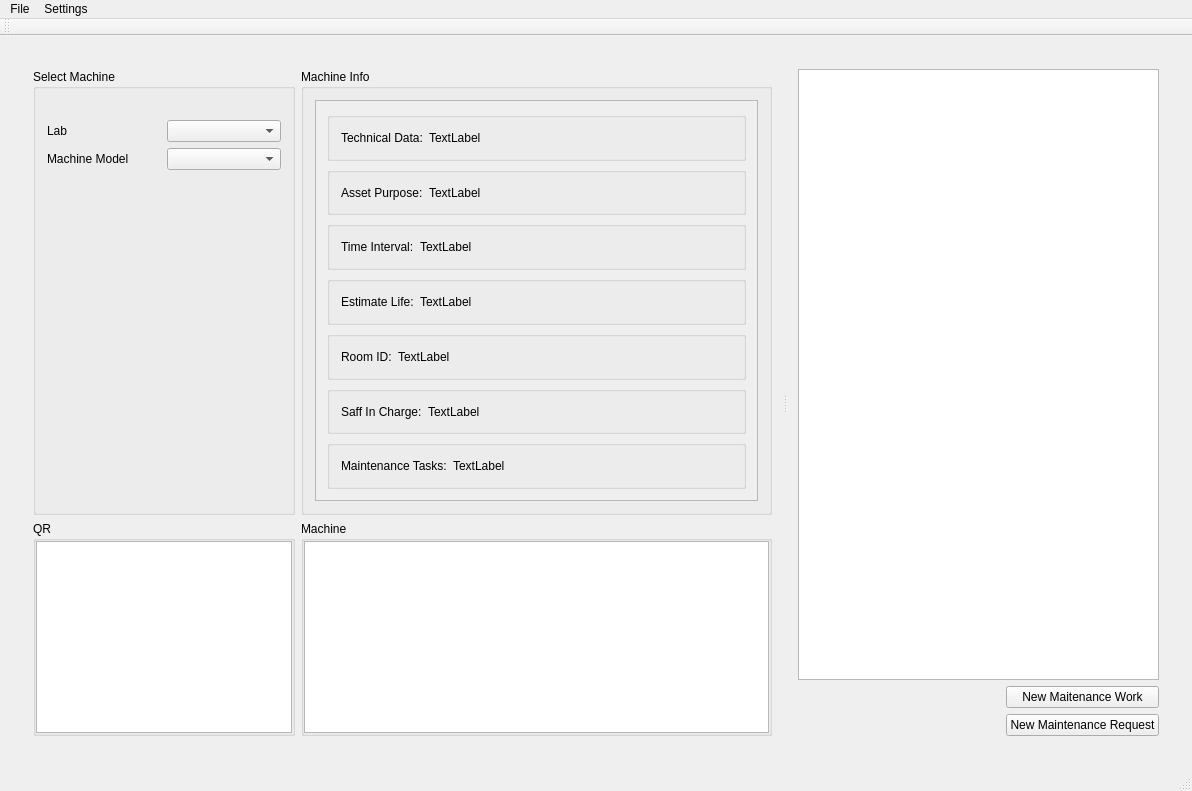
<?xml version="1.0" encoding="UTF-8"?>
<ui version="4.0">
 <class>GUIClass</class>
 <widget class="QMainWindow" name="GUIClass">
  <property name="geometry">
   <rect>
    <x>0</x>
    <y>0</y>
    <width>1192</width>
    <height>791</height>
   </rect>
  </property>
  <property name="windowTitle">
   <string>Asset Management System</string>
  </property>
  <property name="windowIcon">
   <iconset>
    <normaloff>:/GUI/Resources/logo.ico</normaloff>:/GUI/Resources/logo.ico</iconset>
  </property>
  <property name="styleSheet">
   <string notr="true"/>
  </property>
  <widget class="QWidget" name="centralWidget">
   <layout class="QVBoxLayout" name="verticalLayout_2">
    <item>
     <widget class="QStackedWidget" name="stackedWidget">
      <property name="currentIndex">
       <number>0</number>
      </property>
      <widget class="QWidget" name="page_3">
       <layout class="QVBoxLayout" name="verticalLayout_9">
        <item>
         <widget class="QSplitter" name="splitter">
          <property name="orientation">
           <enum>Qt::Horizontal</enum>
          </property>
          <widget class="QWidget" name="layoutWidget">
           <layout class="QGridLayout" name="gridLayout_3" columnstretch="0,2">
            <item row="1" column="0">
             <widget class="QGroupBox" name="groupBox_3">
              <property name="title">
               <string>QR</string>
              </property>
              <layout class="QGridLayout" name="gridLayout">
               <property name="leftMargin">
                <number>0</number>
               </property>
               <property name="topMargin">
                <number>0</number>
               </property>
               <property name="rightMargin">
                <number>0</number>
               </property>
               <property name="bottomMargin">
                <number>0</number>
               </property>
               <item row="0" column="0">
                <widget class="QGraphicsView" name="graphicsView_QR">
                 <property name="sizePolicy">
                  <sizepolicy hsizetype="MinimumExpanding" vsizetype="Minimum">
                   <horstretch>0</horstretch>
                   <verstretch>0</verstretch>
                  </sizepolicy>
                 </property>
                </widget>
               </item>
              </layout>
             </widget>
            </item>
            <item row="0" column="0">
             <widget class="QGroupBox" name="groupBox_2">
              <property name="title">
               <string>Select Machine</string>
              </property>
              <layout class="QVBoxLayout" name="verticalLayout_5">
               <item>
                <widget class="QLabel" name="Logo">
                 <property name="text">
                  <string/>
                 </property>
                </widget>
               </item>
               <item>
                <layout class="QHBoxLayout" name="horizontalLayout">
                 <item>
                  <layout class="QVBoxLayout" name="verticalLayout_4">
                   <item>
                    <widget class="QLabel" name="label_13">
                     <property name="sizePolicy">
                      <sizepolicy hsizetype="Minimum" vsizetype="Preferred">
                       <horstretch>0</horstretch>
                       <verstretch>0</verstretch>
                      </sizepolicy>
                     </property>
                     <property name="text">
                      <string>Lab</string>
                     </property>
                     <property name="margin">
                      <number>0</number>
                     </property>
                    </widget>
                   </item>
                   <item>
                    <widget class="QLabel" name="label_14">
                     <property name="sizePolicy">
                      <sizepolicy hsizetype="Minimum" vsizetype="Preferred">
                       <horstretch>0</horstretch>
                       <verstretch>0</verstretch>
                      </sizepolicy>
                     </property>
                     <property name="text">
                      <string>Machine Model</string>
                     </property>
                    </widget>
                   </item>
                  </layout>
                 </item>
                 <item>
                  <layout class="QVBoxLayout" name="verticalLayout">
                   <property name="sizeConstraint">
                    <enum>QLayout::SetDefaultConstraint</enum>
                   </property>
                   <item>
                    <widget class="QComboBox" name="comboBox_labs">
                     <property name="sizePolicy">
                      <sizepolicy hsizetype="Preferred" vsizetype="Fixed">
                       <horstretch>0</horstretch>
                       <verstretch>0</verstretch>
                      </sizepolicy>
                     </property>
                     <property name="minimumSize">
                      <size>
                       <width>0</width>
                       <height>0</height>
                      </size>
                     </property>
                     <property name="maximumSize">
                      <size>
                       <width>300</width>
                       <height>16777215</height>
                      </size>
                     </property>
                    </widget>
                   </item>
                   <item>
                    <widget class="QComboBox" name="comboBox_Machines">
                     <property name="sizePolicy">
                      <sizepolicy hsizetype="Preferred" vsizetype="Fixed">
                       <horstretch>0</horstretch>
                       <verstretch>0</verstretch>
                      </sizepolicy>
                     </property>
                     <property name="minimumSize">
                      <size>
                       <width>0</width>
                       <height>0</height>
                      </size>
                     </property>
                     <property name="maximumSize">
                      <size>
                       <width>300</width>
                       <height>16777215</height>
                      </size>
                     </property>
                    </widget>
                   </item>
                  </layout>
                 </item>
                </layout>
               </item>
               <item>
                <spacer name="verticalSpacer">
                 <property name="orientation">
                  <enum>Qt::Vertical</enum>
                 </property>
                 <property name="sizeHint" stdset="0">
                  <size>
                   <width>20</width>
                   <height>453</height>
                  </size>
                 </property>
                </spacer>
               </item>
              </layout>
             </widget>
            </item>
            <item row="1" column="1">
             <widget class="QGroupBox" name="groupBox_4">
              <property name="title">
               <string>Machine</string>
              </property>
              <layout class="QGridLayout" name="gridLayout_2">
               <property name="leftMargin">
                <number>0</number>
               </property>
               <property name="topMargin">
                <number>0</number>
               </property>
               <property name="rightMargin">
                <number>0</number>
               </property>
               <property name="bottomMargin">
                <number>0</number>
               </property>
               <item row="0" column="0">
                <widget class="QGraphicsView" name="graphicsView_Image">
                 <property name="sizePolicy">
                  <sizepolicy hsizetype="MinimumExpanding" vsizetype="Minimum">
                   <horstretch>0</horstretch>
                   <verstretch>0</verstretch>
                  </sizepolicy>
                 </property>
                </widget>
               </item>
              </layout>
             </widget>
            </item>
            <item row="0" column="1">
             <widget class="QGroupBox" name="groupBox">
              <property name="title">
               <string>Machine Info</string>
              </property>
              <layout class="QVBoxLayout" name="verticalLayout_10">
               <item>
                <widget class="QScrollArea" name="scrollArea">
                 <property name="widgetResizable">
                  <bool>true</bool>
                 </property>
                 <widget class="QWidget" name="scrollAreaWidgetContents">
                  <property name="geometry">
                   <rect>
                    <x>0</x>
                    <y>0</y>
                    <width>483</width>
                    <height>452</height>
                   </rect>
                  </property>
                  <layout class="QVBoxLayout" name="verticalLayout_6">
                   <item>
                    <widget class="QGroupBox" name="groupBox_6">
                     <property name="title">
                      <string/>
                     </property>
                     <layout class="QHBoxLayout" name="horizontalLayout_2">
                      <item>
                       <widget class="QLabel" name="label">
                        <property name="text">
                         <string>Technical Data:</string>
                        </property>
                       </widget>
                      </item>
                      <item>
                       <widget class="QLabel" name="label_tchData">
                        <property name="sizePolicy">
                         <sizepolicy hsizetype="MinimumExpanding" vsizetype="Preferred">
                          <horstretch>0</horstretch>
                          <verstretch>0</verstretch>
                         </sizepolicy>
                        </property>
                        <property name="text">
                         <string>TextLabel</string>
                        </property>
                       </widget>
                      </item>
                     </layout>
                    </widget>
                   </item>
                   <item>
                    <widget class="QGroupBox" name="groupBox_7">
                     <property name="title">
                      <string/>
                     </property>
                     <layout class="QHBoxLayout" name="horizontalLayout_7">
                      <item>
                       <widget class="QLabel" name="label_2">
                        <property name="text">
                         <string>Asset Purpose:</string>
                        </property>
                       </widget>
                      </item>
                      <item>
                       <widget class="QLabel" name="label_asstPurpose">
                        <property name="sizePolicy">
                         <sizepolicy hsizetype="MinimumExpanding" vsizetype="Preferred">
                          <horstretch>0</horstretch>
                          <verstretch>0</verstretch>
                         </sizepolicy>
                        </property>
                        <property name="text">
                         <string>TextLabel</string>
                        </property>
                       </widget>
                      </item>
                     </layout>
                    </widget>
                   </item>
                   <item>
                    <widget class="QGroupBox" name="groupBox_8">
                     <property name="title">
                      <string/>
                     </property>
                     <layout class="QHBoxLayout" name="horizontalLayout_8">
                      <item>
                       <widget class="QLabel" name="label_3">
                        <property name="text">
                         <string>Time Interval:</string>
                        </property>
                       </widget>
                      </item>
                      <item>
                       <widget class="QLabel" name="label_timeInterval">
                        <property name="sizePolicy">
                         <sizepolicy hsizetype="MinimumExpanding" vsizetype="Preferred">
                          <horstretch>0</horstretch>
                          <verstretch>0</verstretch>
                         </sizepolicy>
                        </property>
                        <property name="text">
                         <string>TextLabel</string>
                        </property>
                       </widget>
                      </item>
                     </layout>
                    </widget>
                   </item>
                   <item>
                    <widget class="QGroupBox" name="groupBox_10">
                     <property name="title">
                      <string/>
                     </property>
                     <layout class="QHBoxLayout" name="horizontalLayout_9">
                      <item>
                       <widget class="QLabel" name="label_4">
                        <property name="text">
                         <string>Estimate Life:</string>
                        </property>
                       </widget>
                      </item>
                      <item>
                       <widget class="QLabel" name="label_EstimatLife">
                        <property name="sizePolicy">
                         <sizepolicy hsizetype="MinimumExpanding" vsizetype="Preferred">
                          <horstretch>0</horstretch>
                          <verstretch>0</verstretch>
                         </sizepolicy>
                        </property>
                        <property name="text">
                         <string>TextLabel</string>
                        </property>
                       </widget>
                      </item>
                     </layout>
                    </widget>
                   </item>
                   <item>
                    <widget class="QGroupBox" name="groupBox_9">
                     <property name="title">
                      <string/>
                     </property>
                     <layout class="QHBoxLayout" name="horizontalLayout_10">
                      <item>
                       <widget class="QLabel" name="label_7">
                        <property name="text">
                         <string>Room ID:</string>
                        </property>
                       </widget>
                      </item>
                      <item>
                       <widget class="QLabel" name="label_RoomID">
                        <property name="sizePolicy">
                         <sizepolicy hsizetype="MinimumExpanding" vsizetype="Preferred">
                          <horstretch>0</horstretch>
                          <verstretch>0</verstretch>
                         </sizepolicy>
                        </property>
                        <property name="text">
                         <string>TextLabel</string>
                        </property>
                       </widget>
                      </item>
                     </layout>
                    </widget>
                   </item>
                   <item>
                    <widget class="QGroupBox" name="groupBox_11">
                     <property name="title">
                      <string/>
                     </property>
                     <layout class="QHBoxLayout" name="horizontalLayout_11">
                      <item>
                       <widget class="QLabel" name="label_5">
                        <property name="text">
                         <string>Saff In Charge:</string>
                        </property>
                       </widget>
                      </item>
                      <item>
                       <widget class="QLabel" name="label_StaffInCharge">
                        <property name="sizePolicy">
                         <sizepolicy hsizetype="MinimumExpanding" vsizetype="Preferred">
                          <horstretch>0</horstretch>
                          <verstretch>0</verstretch>
                         </sizepolicy>
                        </property>
                        <property name="text">
                         <string>TextLabel</string>
                        </property>
                       </widget>
                      </item>
                     </layout>
                    </widget>
                   </item>
                   <item>
                    <widget class="QGroupBox" name="groupBox_12">
                     <property name="title">
                      <string/>
                     </property>
                     <layout class="QHBoxLayout" name="horizontalLayout_12">
                      <item>
                       <widget class="QLabel" name="label_6">
                        <property name="text">
                         <string>Maintenance Tasks:</string>
                        </property>
                       </widget>
                      </item>
                      <item>
                       <widget class="QLabel" name="label_MT">
                        <property name="sizePolicy">
                         <sizepolicy hsizetype="MinimumExpanding" vsizetype="Preferred">
                          <horstretch>0</horstretch>
                          <verstretch>0</verstretch>
                         </sizepolicy>
                        </property>
                        <property name="text">
                         <string>TextLabel</string>
                        </property>
                       </widget>
                      </item>
                     </layout>
                    </widget>
                   </item>
                  </layout>
                 </widget>
                </widget>
               </item>
              </layout>
             </widget>
            </item>
           </layout>
          </widget>
          <widget class="QWidget" name="layoutWidget">
           <layout class="QVBoxLayout" name="verticalLayout_7">
            <item>
             <widget class="QTableView" name="tableView">
              <property name="editTriggers">
               <set>QAbstractItemView::NoEditTriggers</set>
              </property>
             </widget>
            </item>
            <item>
             <layout class="QHBoxLayout" name="horizontalLayout_3">
              <item>
               <spacer name="horizontalSpacer">
                <property name="orientation">
                 <enum>Qt::Horizontal</enum>
                </property>
                <property name="sizeHint" stdset="0">
                 <size>
                  <width>40</width>
                  <height>20</height>
                 </size>
                </property>
               </spacer>
              </item>
              <item>
               <layout class="QVBoxLayout" name="verticalLayout_8">
                <item>
                 <widget class="QPushButton" name="toolButton_MW">
                  <property name="text">
                   <string>New Maitenance Work</string>
                  </property>
                 </widget>
                </item>
                <item>
                 <widget class="QPushButton" name="toolButton_MR">
                  <property name="text">
                   <string>New Maintenance Request</string>
                  </property>
                 </widget>
                </item>
               </layout>
              </item>
             </layout>
            </item>
           </layout>
          </widget>
         </widget>
        </item>
       </layout>
      </widget>
      <widget class="QWidget" name="page_4">
       <layout class="QVBoxLayout" name="verticalLayout_16">
        <item>
         <layout class="QHBoxLayout" name="horizontalLayout_5">
          <item>
           <widget class="QTableView" name="tableView_machines">
            <property name="selectionMode">
             <enum>QAbstractItemView::SingleSelection</enum>
            </property>
            <property name="selectionBehavior">
             <enum>QAbstractItemView::SelectItems</enum>
            </property>
            <property name="cornerButtonEnabled">
             <bool>true</bool>
            </property>
           </widget>
          </item>
          <item>
           <widget class="QTableView" name="tableView_machines_WorkOrders">
            <property name="selectionMode">
             <enum>QAbstractItemView::SingleSelection</enum>
            </property>
            <property name="selectionBehavior">
             <enum>QAbstractItemView::SelectRows</enum>
            </property>
            <property name="cornerButtonEnabled">
             <bool>true</bool>
            </property>
           </widget>
          </item>
         </layout>
        </item>
        <item>
         <layout class="QHBoxLayout" name="horizontalLayout_6">
          <item>
           <widget class="QGroupBox" name="groupBox_5">
            <property name="title">
             <string>Table</string>
            </property>
            <layout class="QVBoxLayout" name="verticalLayout_3">
             <item>
              <widget class="QRadioButton" name="radioButton_Machines">
               <property name="text">
                <string>Machines</string>
               </property>
               <property name="checked">
                <bool>true</bool>
               </property>
              </widget>
             </item>
             <item>
              <widget class="QRadioButton" name="radioButton_WorkOrders">
               <property name="text">
                <string>Work Orders</string>
               </property>
              </widget>
             </item>
            </layout>
           </widget>
          </item>
          <item>
           <spacer name="horizontalSpacer_2">
            <property name="orientation">
             <enum>Qt::Horizontal</enum>
            </property>
            <property name="sizeHint" stdset="0">
             <size>
              <width>40</width>
              <height>20</height>
             </size>
            </property>
           </spacer>
          </item>
         </layout>
        </item>
        <item>
         <layout class="QHBoxLayout" name="horizontalLayout_4">
          <item>
           <widget class="QToolButton" name="toolButton_Home">
            <property name="text">
             <string>Home</string>
            </property>
           </widget>
          </item>
          <item>
           <widget class="QToolButton" name="toolButton_Submit">
            <property name="text">
             <string>Submit</string>
            </property>
           </widget>
          </item>
          <item>
           <widget class="QToolButton" name="toolButton_new">
            <property name="text">
             <string>New Machine</string>
            </property>
           </widget>
          </item>
          <item>
           <widget class="QToolButton" name="toolButton_Remove">
            <property name="text">
             <string>Remove Machine</string>
            </property>
           </widget>
          </item>
         </layout>
        </item>
       </layout>
      </widget>
     </widget>
    </item>
   </layout>
  </widget>
  <widget class="QMenuBar" name="menuBar">
   <property name="geometry">
    <rect>
     <x>0</x>
     <y>0</y>
     <width>1192</width>
     <height>21</height>
    </rect>
   </property>
   <widget class="QMenu" name="menuSettings">
    <property name="title">
     <string>Settings</string>
    </property>
    <addaction name="actionEdit_Info"/>
    <addaction name="actionChange_Password"/>
   </widget>
   <widget class="QMenu" name="menuFile">
    <property name="title">
     <string>File</string>
    </property>
    <addaction name="actionLoad_Data"/>
   </widget>
   <addaction name="menuFile"/>
   <addaction name="menuSettings"/>
  </widget>
  <widget class="QToolBar" name="mainToolBar">
   <attribute name="toolBarArea">
    <enum>TopToolBarArea</enum>
   </attribute>
   <attribute name="toolBarBreak">
    <bool>false</bool>
   </attribute>
  </widget>
  <widget class="QStatusBar" name="statusBar"/>
  <action name="actionEdit_Info">
   <property name="text">
    <string>Edit Info</string>
   </property>
  </action>
  <action name="actionChange_Password">
   <property name="text">
    <string>Change Password</string>
   </property>
  </action>
  <action name="actionLoad_Data">
   <property name="icon">
    <iconset>
     <normaloff>:/GUI/Resources/Logo1.jpg</normaloff>:/GUI/Resources/Logo1.jpg</iconset>
   </property>
   <property name="text">
    <string>Load Data</string>
   </property>
  </action>
 </widget>
 <layoutdefault spacing="6" margin="11"/>
 <resources>
  <include location="GUI.qrc"/>
 </resources>
 <connections/>
</ui>
